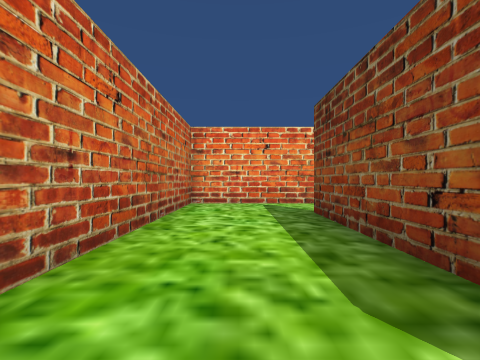
[1] (above)

16 first-person views from a walk through a Unity game level. The camera is 1.2 m above the floor, looks level and sees 85° across. The floor is counted in squares, 2 m on a side. Each view is taken from the middle of a square. On the plan, view 1 faces up. The plan holds only what a view shows up to about 9 squares ahead; the rest is blank. The player character is not drawn.

[2]
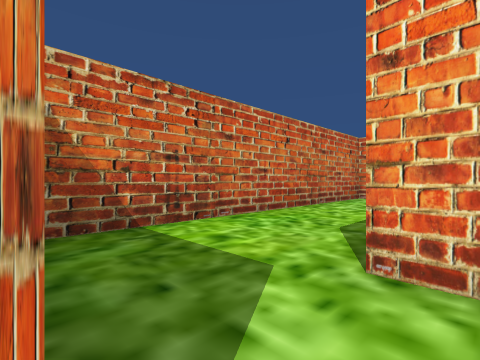

[3]
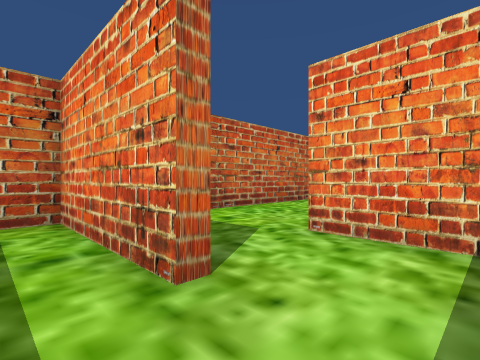

[4]
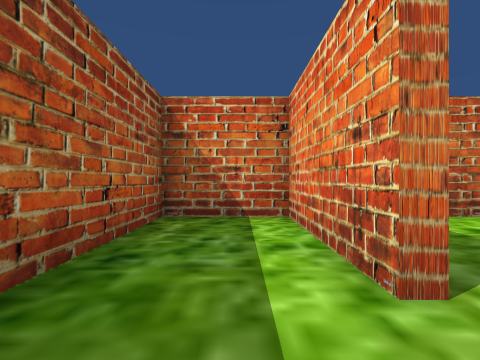

[5]
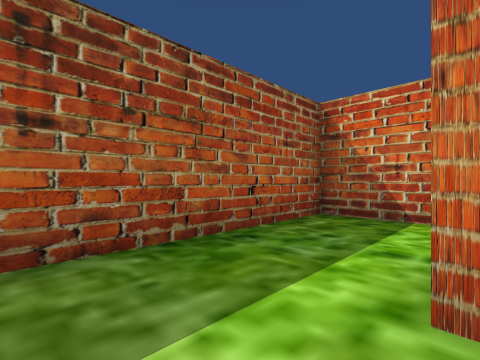

[6]
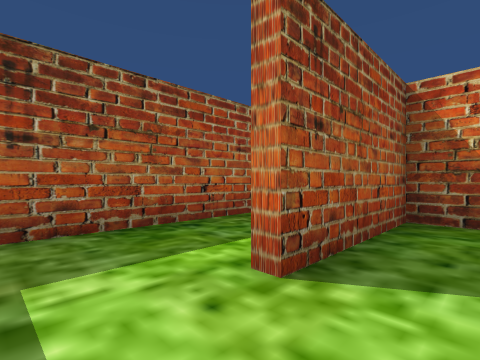

[7]
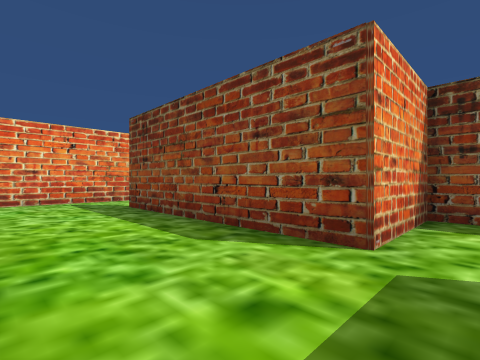

[8]
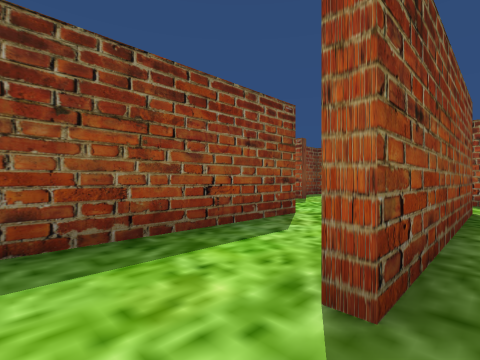

[9]
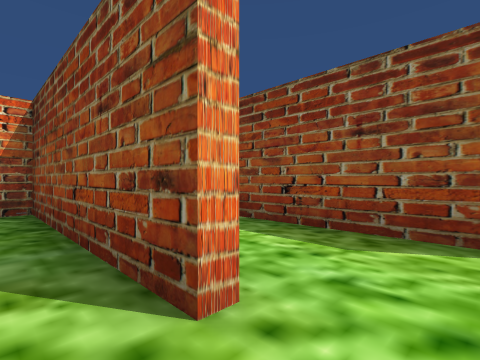

[10]
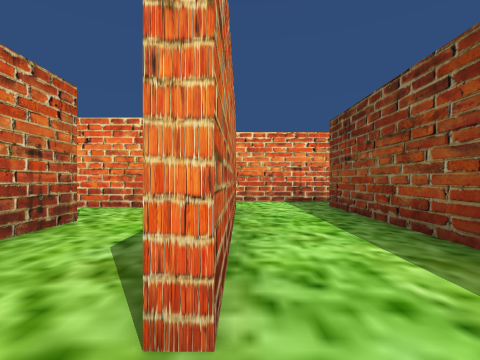

[11]
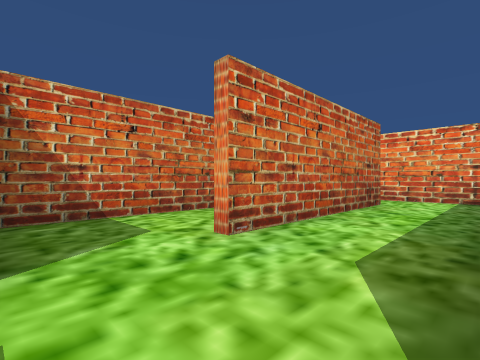

[12]
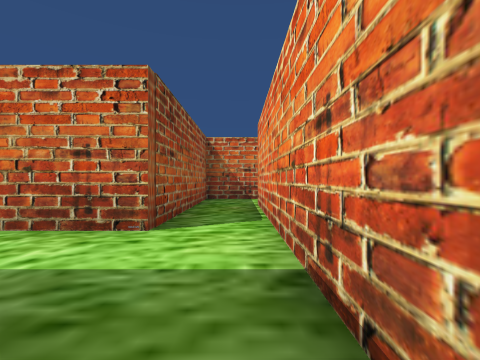

[13]
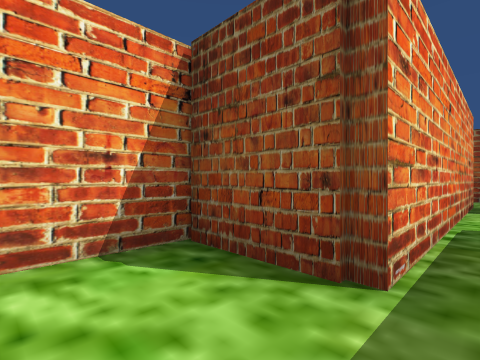

[14]
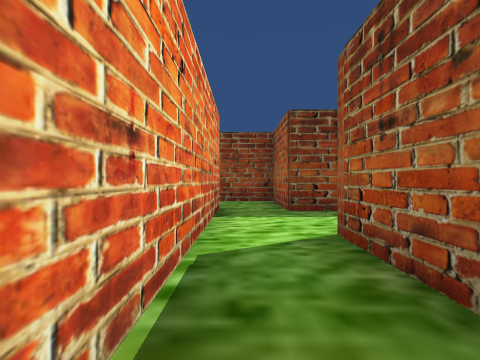

[15]
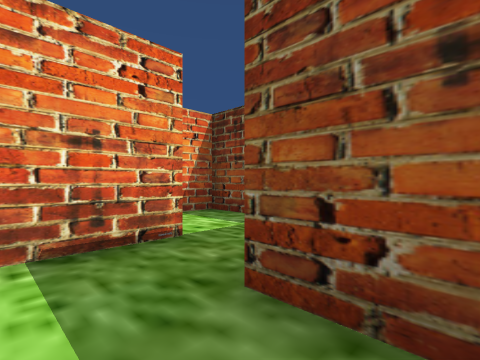

[16]
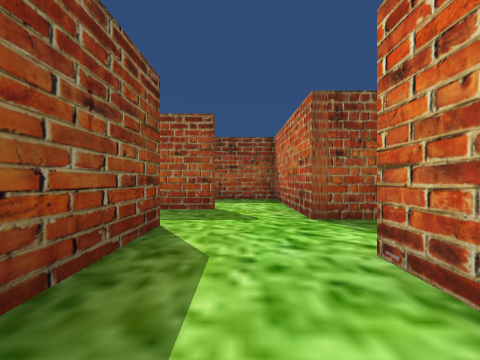

### Floor plan
Points are (right, up) in squares from view 1. A wall is a line through its corners. A room is listed if a view was taken in it or the views show most of it. See-through windows are left out.
Room 1 (views 1, 7, 8)
walls: (1.4, -0.2) (1.4, 4.9); (1.5, 6.7) (-1.3, 6.7) (-1.3, -2) (1.8, -2)
ways out: opening at (1, -1) to room 2; opening at (1, 5.5) to room 4
Room 2 (views 2, 5, 6)
walls: (3.7, -0.9) (3.7, -0.2) (1.4, -0.2)
ways out: opening at (1, -1) to room 1; opening at (2.5, -2) to room 3
Room 3 (views 3, 4)
walls: (1.8, -2.2) (-1.3, -2.2) (-1.3, -4.3) (3, -4.3)
ways out: opening at (2.5, -2) to room 2
Room 4 (view 9)
walls: (1.7, 4.9) (1.7, 0.1); (3.7, 1.9) (3.7, 6.7) (1.5, 6.7)
ways out: opening at (1, 5.5) to room 1; opening at (4, 1) to room 5
Room 5 (views 10, 11, 15, 16)
walls: (6.1, 0.5) (6.1, 6.9); (2.9, 0) (3.9, 0) (3.9, -1.4); (3.9, 6.9) (3.9, 1.9); (5.5, -1.4) (6.8, -1.4); (5.4, 8.4) (4.4, 8.4)
ways out: opening at (4, 1) to room 4; opening at (6, 8) to room 6; opening at (4, 8) to room 7; opening at (5, -1); opening at (6, 0)
Room 6 (view 12)
walls: (6.6, 8.4) (5.4, 8.4); (6.1, 6.9) (8.4, 6.9) (8.4, 8.6)
ways out: opening at (6, 8) to room 5; opening at (7, 9)
Room 7 (views 13, 14)
walls: (-1.3, 8.6) (-1.3, 6.9) (3.9, 6.9); (4.4, 8.4) (0.5, 8.4) (0.5, 10.2) (-1, 10.2)
ways out: opening at (4, 8) to room 5

Positions as (right, up) in squares from view 1, and headings:
1: (0, 0), facing up
2: (2, -2), facing up-left
3: (3, -3), facing up-left
4: (3, -3), facing left
5: (3, -2), facing down-left
6: (3, -1), facing down-left
7: (-1, -1), facing up-right
8: (1, 6), facing down-right
9: (3, 1), facing up-right
10: (4, 1), facing up
11: (6, 0), facing up-left
12: (7, 8), facing left
13: (-1, 8), facing up-right
14: (1, 8), facing right
15: (5, 6), facing up-right
16: (5, 4), facing down
